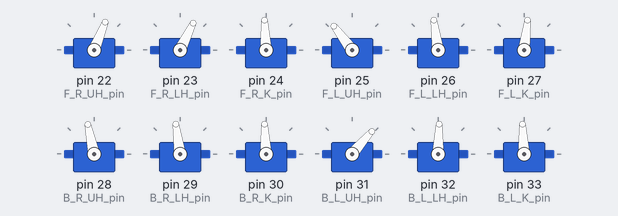
This sketch was run on a simulated Arduino Mega 2560, built with avr-gcc and run on an emulated ATmega2560. Shown: 12 × servo.

Above: at 0.1 s.
At 2.3 s:
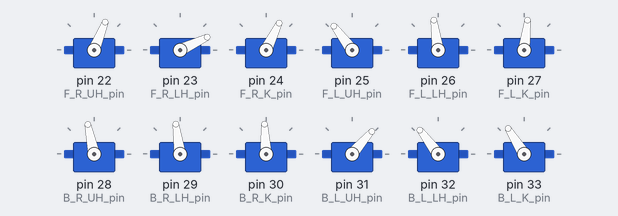
At 4.9 s:
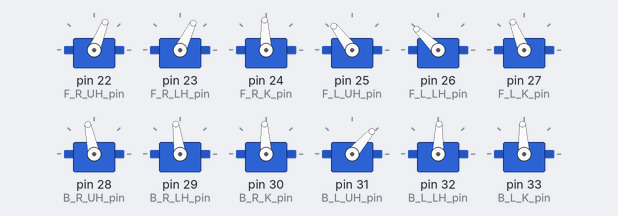
At 7.7 s:
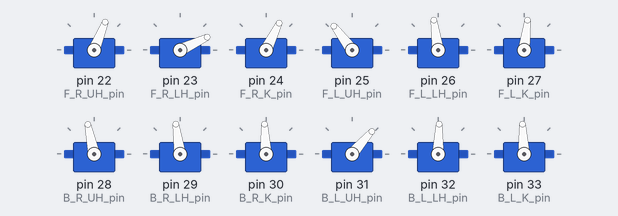
At 9.9 s:
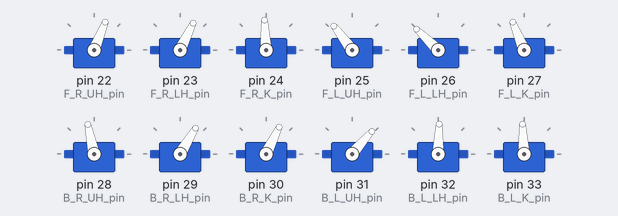
Timing chart, 0 to 12.5 s (numbered marks = the images above):
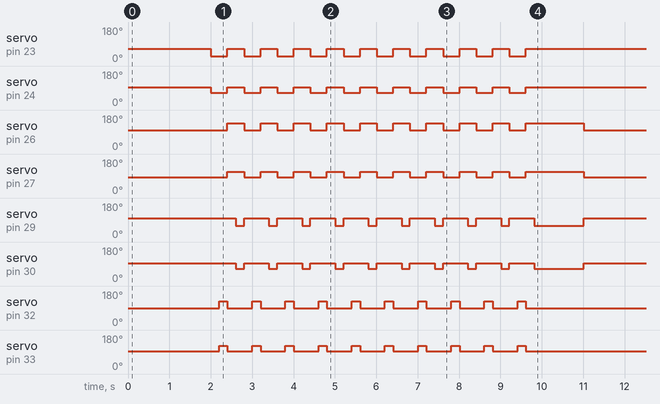

The sketch:

robot_dog_trot_gait.ino
```cpp
/*
// Defining servo pins
F_R_UH - Front Right Upper Hip
F_R_LH - Front Right Lower Hip
F_R_K - Front Right Knee

F_L_UH - Front Left Upper Hip
F_L_LH - Front Left Lower Hip
F_L_K_ - Front Left Knee

B_R_UH - Back Right Upper Hip
B_R_LH - Back Right Lower Hip
B_R_K - Back Right Knee

B_L_UH - Back Left Upper Hip
B_L_LH - Back Left Lower Hip
B_L_K - Back Left Knee
*/

// Initialize Servo Libraries
#include <Servo.h>

// Defining servo pins
#define F_R_UH_pin 22
#define F_R_LH_pin 23
#define F_R_K_pin  24

#define F_L_UH_pin 25
#define F_L_LH_pin 26
#define F_L_K_pin  27

#define B_R_UH_pin 28
#define B_R_LH_pin 29
#define B_R_K_pin  30

#define B_L_UH_pin 31
#define B_L_LH_pin 32
#define B_L_K_pin  33

// Declare starting positions of servos
#define F_R_UH_center      1250
#define F_R_LH_center      1200
#define F_R_K_center       1500

#define F_L_UH_center      1850
#define F_L_LH_center      1550
#define F_L_K_center       1400

#define B_R_UH_center      1600
#define B_R_LH_center      1550
#define B_R_K_center       1500

#define B_L_UH_center      1050
#define B_L_LH_center      1450
#define B_L_K_center       1500

// Define servos
Servo F_R_UH_servo;
Servo F_R_LH_servo;
Servo F_R_K_servo;

Servo F_L_UH_servo;
Servo F_L_LH_servo;
Servo F_L_K_servo;

Servo B_R_UH_servo;
Servo B_R_LH_servo;
Servo B_R_K_servo;

Servo B_L_UH_servo;
Servo B_L_LH_servo;
Servo B_L_K_servo;

int LH_time = 400; // Lower Hip Lift time
int K_time = 300;  // Knee Lift time
int delay_time = 200; // time between actions

void setup() {
  // Attach servos
  F_R_UH_servo.attach(F_R_UH_pin);
  F_R_LH_servo.attach(F_R_LH_pin);
  F_R_K_servo.attach(F_R_K_pin);
  F_L_UH_servo.attach(F_L_UH_pin);
  F_L_LH_servo.attach(F_L_LH_pin);
  F_L_K_servo.attach(F_L_K_pin);
  B_R_UH_servo.attach(B_R_UH_pin);
  B_R_LH_servo.attach(B_R_LH_pin);
  B_R_K_servo.attach(B_R_K_pin);
  B_L_UH_servo.attach(B_L_UH_pin);
  B_L_LH_servo.attach(B_L_LH_pin);
  B_L_K_servo.attach(B_L_K_pin);

  // Center servos
  F_R_UH_servo.writeMicroseconds(F_R_UH_center);
  F_R_LH_servo.writeMicroseconds(F_R_LH_center);
  F_R_K_servo.writeMicroseconds(F_R_K_center);
  F_L_UH_servo.writeMicroseconds(F_L_UH_center);
  F_L_LH_servo.writeMicroseconds(F_L_LH_center);
  F_L_K_servo.writeMicroseconds(F_L_K_center);
  B_R_UH_servo.writeMicroseconds(B_R_UH_center);
  B_R_LH_servo.writeMicroseconds(B_R_LH_center);
  B_R_K_servo.writeMicroseconds(B_R_K_center);
  B_L_UH_servo.writeMicroseconds(B_L_UH_center);
  B_L_LH_servo.writeMicroseconds(B_L_LH_center);
  B_L_K_servo.writeMicroseconds(B_L_K_center);
  delay(2000);

  // Trot Gait
  // 10 -> 10 steps
    for(int i = 0; i< 10; i++)
  {

    F_R_LH_servo.writeMicroseconds(F_R_LH_center-LH_time);
    F_R_K_servo.writeMicroseconds(F_R_K_center-K_time);
    B_R_LH_servo.writeMicroseconds(B_R_LH_center);
    B_R_K_servo.writeMicroseconds(B_R_K_center);
    B_L_LH_servo.writeMicroseconds(B_L_LH_center);
    B_L_K_servo.writeMicroseconds(B_L_K_center);
    F_L_LH_servo.writeMicroseconds(F_L_LH_center);
    F_L_K_servo.writeMicroseconds(F_L_K_center);
    delay(delay_time);
    B_L_LH_servo.writeMicroseconds(B_L_LH_center+LH_time);
    B_L_K_servo.writeMicroseconds(B_L_K_center+K_time);
    delay(delay_time);
    F_R_LH_servo.writeMicroseconds(F_R_LH_center);
    F_R_K_servo.writeMicroseconds(F_R_K_center);
    F_L_LH_servo.writeMicroseconds(F_L_LH_center+LH_time);
    F_L_K_servo.writeMicroseconds(F_L_K_center+K_time);
    B_R_LH_servo.writeMicroseconds(B_R_LH_center);
    B_R_K_servo.writeMicroseconds(B_R_K_center);
    B_L_LH_servo.writeMicroseconds(B_L_LH_center);
    B_L_K_servo.writeMicroseconds(B_L_K_center);
    delay(delay_time);
    B_R_LH_servo.writeMicroseconds(B_R_LH_center-LH_time);
    B_R_K_servo.writeMicroseconds(B_R_K_center-K_time);
    delay(delay_time);
  }
  delay(1000);

    // Center servos
  F_R_UH_servo.writeMicroseconds(F_R_UH_center);
  F_R_LH_servo.writeMicroseconds(F_R_LH_center);
  F_R_K_servo.writeMicroseconds(F_R_K_center);
  F_L_UH_servo.writeMicroseconds(F_L_UH_center);
  F_L_LH_servo.writeMicroseconds(F_L_LH_center);
  F_L_K_servo.writeMicroseconds(F_L_K_center);
  B_R_UH_servo.writeMicroseconds(B_R_UH_center);
  B_R_LH_servo.writeMicroseconds(B_R_LH_center);
  B_R_K_servo.writeMicroseconds(B_R_K_center);
  B_L_UH_servo.writeMicroseconds(B_L_UH_center);
  B_L_LH_servo.writeMicroseconds(B_L_LH_center);
  B_L_K_servo.writeMicroseconds(B_L_K_center);
  delay(2000);
}

void loop()  {
}
```
